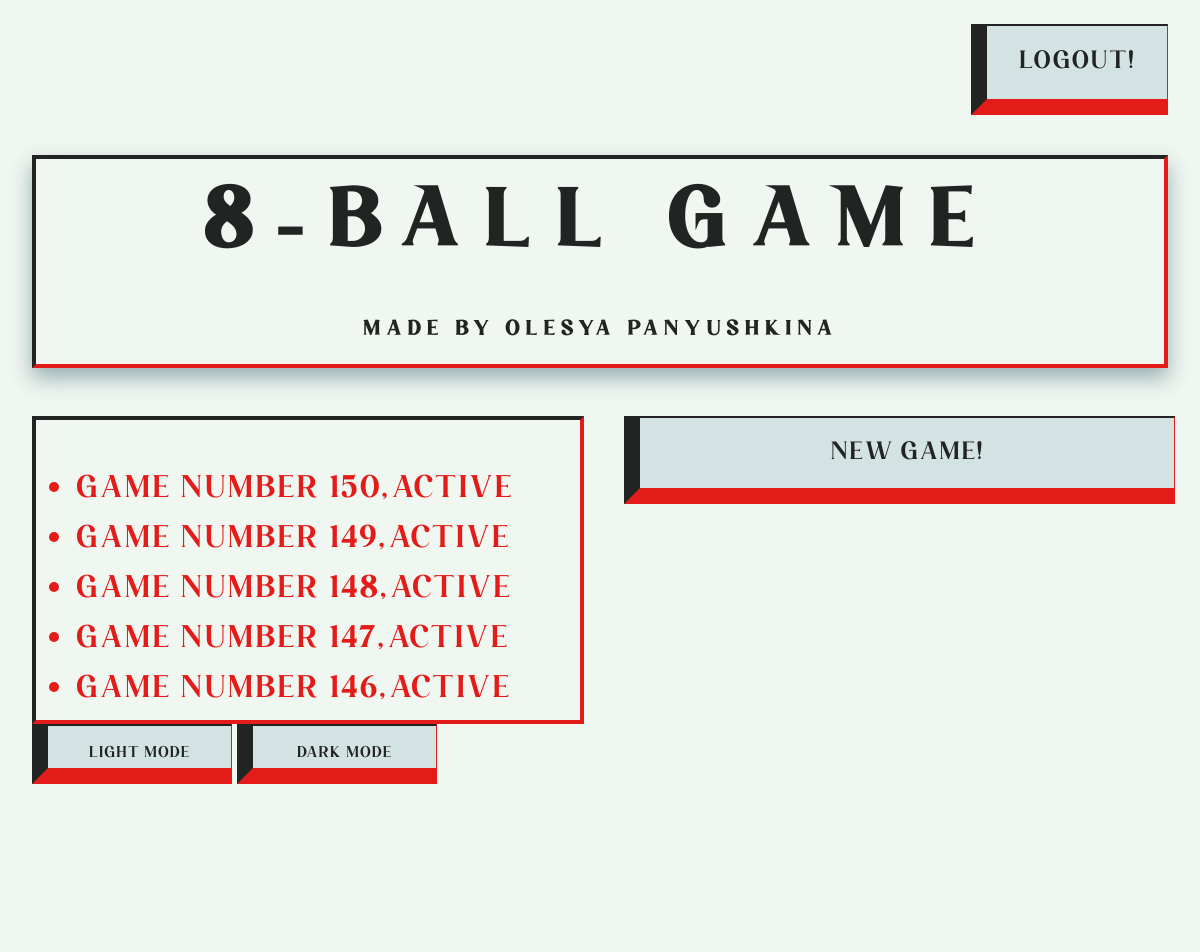
/dashboard/ (signed in), run on the app's committed database.
### game/models.py (models this page shows, shortened)
class Game(models.Model):
    player = models.ForeignKey(Profile, related_name='player', on_delete=models.CASCADE)
    status = models.CharField(max_length=5, choices=Status.choices, default=Status.ACTIVE)

### dashboard/views.py (the view)
# urls.py: path('dashboard/', dashboard_view, name='dashboard'),
def dashboard_view(request):
    profile = Profile.objects.get(user=request.user)
    context = {}
    won = Game.objects.filter(status='W').order_by('-id')
    defeated = Game.objects.filter(status='D').order_by('-id')
    active = Game.objects.filter(status='A').order_by('-id')
    context = {'defeated_games': defeated, 'active_games': active, 'won_games': won, 'user': profile.user.username, 'user_id': profile.user.id}
    return render(request, 'dashboard/home.html', context=context)

### dashboard/templates/dashboard/home.html (shortened to what this page needs)
{% load static %}
<!DOCTYPE html>
<html lang="en">
<head>
    <link rel="stylesheet" href="{% static 'dashboard/css/style.css' %}">
    <link rel="stylesheet" href="{% static 'dashboard/css/title.css' %}">
    <link rel="stylesheet" href="{% static 'dashboard/css/colors.css' %}">
</head>
<body>
    <div class="container">
        <div class="topbar">
            <a href="/login" class="topbar__btn game_btn">Logout!</a>
        </div>
        <main class="dashboard">
            <div class="dashboard__title">
                <h1>
                    8-Ball Game
                </h1>
                <h1 class="small_text">
                    made by Olesya Panyushkina
                </h1>
            </div>
            <div class="dashboard__columns">
                <div class="dashboard__game_list">
                    <ul>
                        {% if active_games %}
                            {% for game in active_games %}
                                <li><p class="open_game" id="join_game--{{ game.id }}">Game number {{ game.id }}, {{ game.get_status_display }}</p></li>
                            {% endfor %}
                        {% endif%}
                        </ul>
                </div>
                <div class="dashboard__new_game">
                    <div id="new_game_btn" class="new_game_btn dashboard__btn game_btn ">New Game!</div>
                </div>
            </div>
        </main>
        <div class="toggle-container">
            <button class="dashboard__btn game_btn theme-btn light" onclick="setTheme('light')" title="Light mode">Light Mode</button>
            <button class="dashboard__btn game_btn theme-btn dark" onclick="setTheme('dark')" title="Dark mode">Dark Mode</button>
        </div>
    </div>
</body>
</html>

### dashboard/static/dashboard/css/style.css (style rules this page uses)
:root { --container_width: 1200px; --breakpoint1200: 1200px; --breakpoint920: 920px; --breakpoint768: 768px; --breakpoint480: 480px; --breakpoint320: 320px; }
* { font-family: 'Larissa', cursive; letter-spacing: 0.06em; }
body { position: relative; background-color: var(--solid_color); }
.container { max-width: var(--container_width); margin: 0 auto; padding: 0 24px; }
.topbar { display: flex; justify-content: end; padding: 16px 0; }
.dashboard__columns { display: flex; justify-content: space-between; gap: 40px; }
.dashboard__game_list { display: flex; flex-direction: column; width: 100%; height: 300px; list-style: none; resize: none; overflow-y: scroll; line-height: 20px; }
.dashboard__game_list { margin-top: 0; border-width: 4px; border-style: solid; border-top-color: var(--light_color); border-right-color: var(--accent_color); border-bottom-color: var(--accent_color); border-left-color: var(--light_color); font-size: 30px; color: var(--accent_color) }
.dashboard__btn { width: calc(100% - 74px); border-width: 2px 1px 16px 16px; border-style: solid; border-top-color: var(--light_color); border-right-color: var(--accent_color); border-bottom-color: var(--accent_color); border-left-color: var(--light_color); text-align: center; font-size: 48px; line-height: 1.6em; color: var(--accent_color); }
@media (max-width:1200px) { .dashboard__btn { font-size: 32px; } }
.dashboard__new_game { display: flex; flex-direction: column; width: 100%; }
.game_btn { display: inline-block; padding: 16px 32px; background-color: var(--button_color); border-width: 2px 1px 16px 16px; border-style: solid; border-top-color: var(--light_color); border-right-color: var(--accent_color); border-bottom-color: var(--accent_color); border-left-color: var(--light_color); text-decoration: none; color: var(--light_color); font-size: 24px; transition: 0.05s cubic-bezier(0.075, 0.82, 0.165, 1); }
.theme-btn { width: 200px; height: 60px; font-size: 15px; }

### dashboard/static/dashboard/css/title.css (style rules this page uses)
.dashboard__title { margin: 48px 0; margin-top: 24px; border-width: 4px; border-style: solid; border-color: var(--light_color) var(--accent_color) var(--accent_color) var(--light_color); background-color: var(--really_dark_yellow); box-shadow: 0 10px 20px var(--shadow_color); font-size: 40px; letter-spacing: 0.7em; text-align: center; color: var(--double_accent_color); }
h1 { display: inline-block; vertical-align: middle; width: 100%; margin: 0; text-align: center; animation: squiggly-anim 0.60s linear infinite; letter-spacing: 0.3em; }
.small_text { font-size: 20px; }

### dashboard/static/dashboard/css/colors.css (style rules this page uses)
:root, :root.light { --light_color: #222323; --solid_color: #f0f6f0; --accent_color: #e31c19; --double_accent_color: #222323; --shadow_color: #96afb3; --really_dark_color: #f0a23c; --button_color: #d3e2e3; }

### data on the page
Game: id "150", status "Active"
Game: id "149", status "Active"
Game: id "148", status "Active"
Game: id "147", status "Active"
Game: id "146", status "Active"
